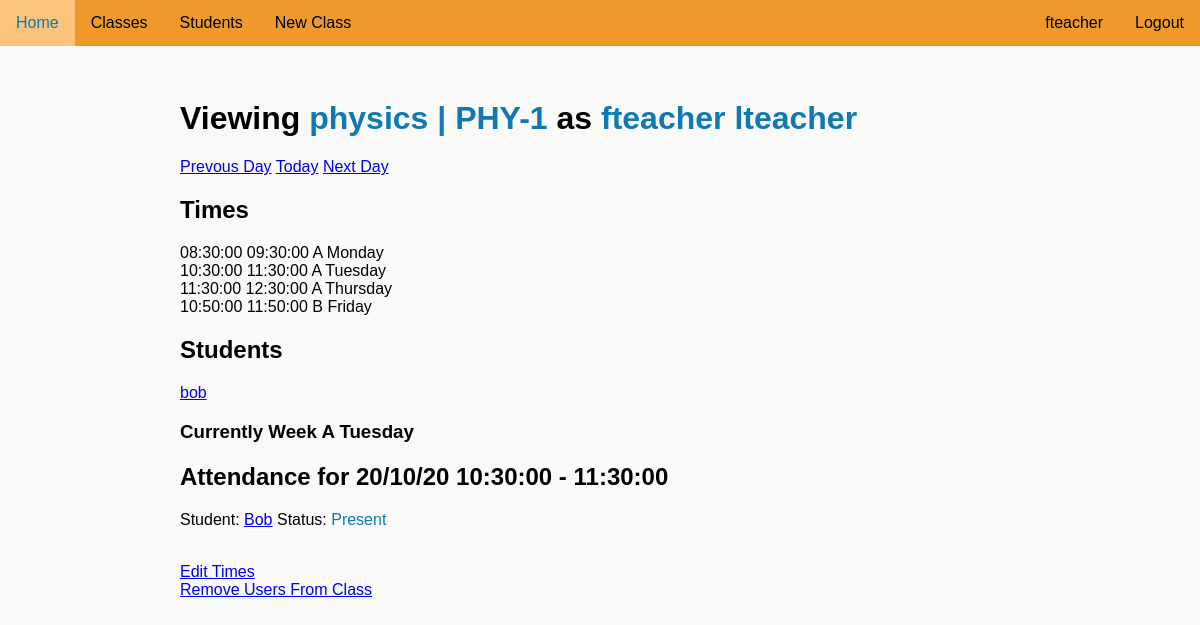
The app's page /account/teach/classes/PHY-1/294 (signed in), older data.
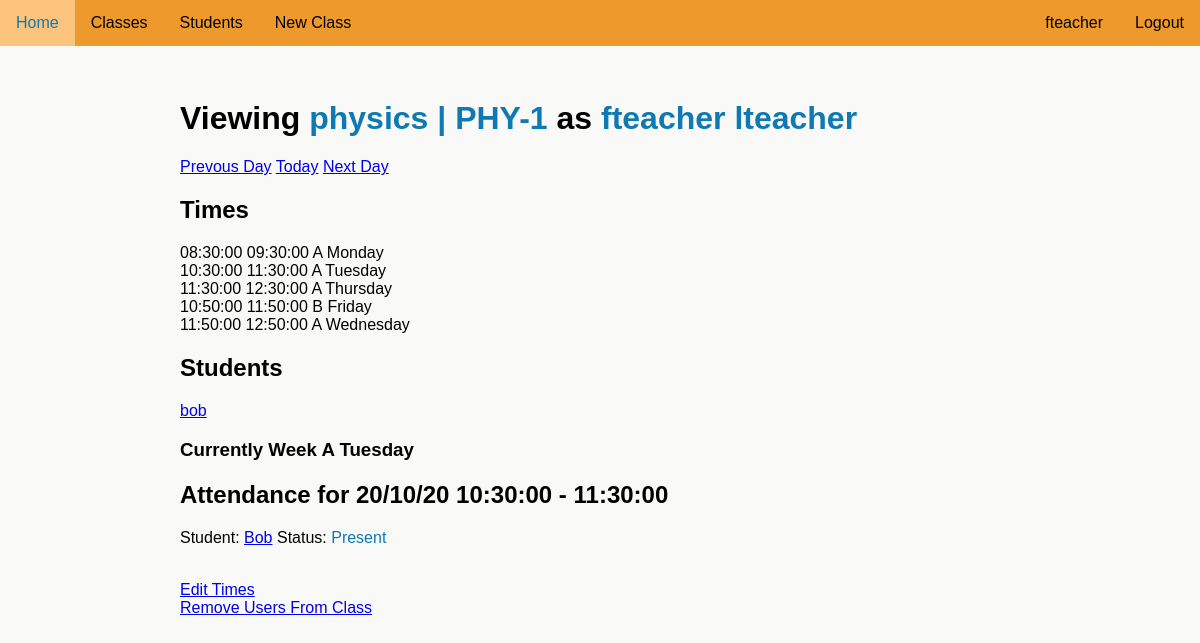
The same page, newer data.
### attendanceproject/models.py (models this page shows)
class SubjectTimes(db.Model):
    __tablename__ = "subject_time"
    id = db.Column(db.Integer, unique=True, nullable=False, primary_key=True)
    subject_id = db.Column(db.Integer, db.ForeignKey('subject_code.id'))
    stime_id = db.Column(db.Integer, db.ForeignKey('times.id'), nullable=False)
    sweek = db.Column(db.Boolean, nullable=False)
    sday = db.Column(db.Integer, nullable=False)
    time = db.relationship('Times', back_populates='subjects')
    subject = db.relationship('SubjectCode', back_populates='times')

class Times(db.Model):
    __tablename__ = "times"
    id = db.Column(db.Integer, unique=True, nullable=False, primary_key=True)
    start_time = db.Column(db.Time, unique=True, nullable=False)
    end_time = db.Column(db.Time, unique=True, nullable=False)
    subjects = db.relationship("SubjectTimes", back_populates='time')

class UserSubject(db.Model):
    __tablename__ = "user_subject"
    id = db.Column(db.Integer, unique=True, nullable=False, primary_key=True)
    user_id = db.Column(db.Integer, db.ForeignKey('user.id')) # Foreign Key
    user_type = db.Column(db.Text(10), nullable=False) # Teacher or student relationship to class
    subject_id = db.Column(db.Integer, db.ForeignKey('subject_code.id')) # Foreign Key
    user = db.relationship('User', back_populates='subjects')
    subject = db.relationship('SubjectCode', back_populates='users')

class User(UserMixin, db.Model):
    __tablename__ = "user"
    id = db.Column(db.Integer, unique=True, nullable=False, primary_key=True)
    fname = db.Column(db.Text(20), nullable=False)
    lname = db.Column(db.Text(20), nullable=False)
    user_code = db.Column(db.Text(8), nullable=False, unique=True)
    email = db.Column(db.Text(50), nullable=False, unique=True)
    password = db.Column(db.Text(90), nullable=False)
    auth = db.Column(db.Text(10), nullable=True)
    tags = db.relationship('Tag', backref='user_tag')
    subjects = db.relationship('UserSubject', back_populates='user')
    attnd_times = db.relationship('AttendanceTime', backref='subject_attnd_times')

class AttendanceTime(db.Model):
    __tablename__ = "attnd_time"
    id = db.Column(db.Integer, unique=True, nullable=False, primary_key=True)
    time = db.Column(db.DateTime, nullable=True)
    user = db.Column(db.Integer, db.ForeignKey('user.id'), nullable=False)
    attnd_status = db.Column(db.Text(10), nullable=False)
    subject = db.Column(db.Integer, db.ForeignKey('subject_code.id'), nullable=False)

### attendanceproject/routes.py (the view, shortened to what this page needs)
@app.route('/account/<user_code>/classes/<class_code>/<int:day>', methods=["GET", "POST"])
@login_required
def class_code(class_code, user_code, day):
    if day > 365:
        flash('Day number out of range')
        abort(404)
    subject = SubjectCode.query.filter_by(code=class_code).first()
    prev_next = {'next_day':url_for('class_code', class_code=class_code, user_code=user_code, day=day+1),
                 'prev_day':url_for('class_code', class_code=class_code, user_code=user_code, day=day-1),
                 'today':url_for('class_code', class_code=class_code, user_code=user_code, day=datetime.date.today().timetuple().tm_yday)}
    if not subject:
        flash('Class could not be found')
        return redirect(url_for('classes', user_code=current_user.user_code))
    user = User.query.filter_by(user_code=user_code).first()
    if user:
        total_days = day_num() - day
        current_date = datetime.date.today() - datetime.timedelta(days=total_days)
        if (current_user.auth in ['teacher', 'admin'] and class_code in
            [x.subject.code for x in current_user.subjects]) and user == current_user:
            check = check_class_date(subject_date=current_date, subject=subject)
            student_times = [] # Variable for the times of the students in the class
            students_in_class = 0 # Variable used to check if there are students in the class
            if 'student' in [user.user_type for user in subject.users]:
                students_in_class = 1
                for user in subject.users:
                    added_time = False
                    if user.user_type == 'student':
                        if user.user.attnd_times:
                            for t in user.user.attnd_times:
                                if t.time.date() == current_date and t.subject == subject.id:
                                    student_times.append((user.user, t.attnd_status))
                                    added_time = True
                                    break
                            if not added_time:
                                student_times.append((user.user, "N/A"))
                        else:
                            student_times.append((user.user, "N/A"))
            if check:
                return render_template("teacherclass.html", day_num=day_num(), subject=subject, user=current_user,
                                        days=CONSTANT_DAYS, students_in_class=students_in_class,
                                        current_date=current_date.strftime('%d/%m/%y'), student_times=student_times,
                                        time=check, week=current_week(current_date),
                                        day=CONSTANT_DAYS[current_date.isoweekday()-1], prev_next=prev_next,
                                        viewing_day=day)
        else:
            flash('You do not have access to this page')
            return redirect(url_for('classes', user_code=current_user.user_code))
    return render_template("teacherclass.html", subject=subject)

### attendanceproject/models.py (called while the page is built)
@login_manager.user_loader
def load_user(user_id):
    return User.query.get(int(user_id))

### attendanceproject/routes.py (called while the page is built)
def day_num():
    return datetime.date.today().timetuple().tm_yday

def first_monday():
    for i in range(0, 366):
        start_date = datetime.date(year=datetime.datetime.today().year, month=1, day=1)
        end_date = start_date + datetime.timedelta(days=i)
        if end_date.timetuple().tm_wday == 0:
            return i

def check_class_date(subject_date, subject):
    AB = 1
    for i in range(1 + first_monday(), 366):
        date = datetime.timedelta(days=i)
        start_date = datetime.date(2019, 12, 31)
        end_date = start_date + date
        for y in subject.times:
            if end_date.isoweekday()-1 == y.sday and AB == y.sweek and end_date == subject_date:
                print(end_date.isoweekday(), y.sday)
                return {'subject':y, 'day':y.sday, 'week':y.sweek}
        AB = not AB if end_date.isoweekday() == 5 else AB
    return False

def current_week(viewing_date=datetime.date.today()):
    return 'B' if (ceil((viewing_date.timetuple().tm_yday - first_monday())/7))%2 else 'A'

### attendanceproject/templates/teacherclass.html (shortened to what this page needs)
{% extends "layout.html" %}
{% block content %}
    <h1>Viewing <div class='name'>{{ subject.name }} | {{ subject.code }}</div> as <div class='name'>{{ user.fname }} {{ user.lname }}</div></h1>
    <a href="{{ prev_next['prev_day'] }}">Prevous Day</a> <a href="{{ prev_next['today'] }}">Today</a> <a href="{{ prev_next['next_day'] }}">Next Day</a>
    <h2>Times</h2>
    {% if subject.times %}
        <ul>
            {% for time in subject.times %}
                <li>{{ time.time.start_time }} {{ time.time.end_time }} {% if not time.sweek %} A {% else %} B {% endif %} {{ days[time.sday] }}</li>
            {% endfor %}
        </ul>
    {% endif %}
    <h2>Students</h2>
    {% if students_in_class %}
        <ul>
        {% for user in subject.users %}
            {% if user.user_type == 'student'%}
                <a href="{{ url_for('class_code', user_code=user.user.user_code, class_code=subject.code, day=viewing_day) }}"><li>{{ user.user.fname }}</li></a>
            {% endif %}
        {% endfor %}
        </ul>
    {% else %}
        <p>No students in this class</p>
    {% endif %}
    <h3>Currently Week {{ week }} {{ day }}</h3>
    {% if current_date and student_times%}
    <h2>Attendance for {{ current_date }} {{ time['subject'].time.start_time }} - {{ time['subject'].time.end_time }}</h2>
    <ul>
        {% if student_times %}
            {% for i in student_times %}
                <li>Student: <div class='capatalize'><a href="{{ url_for('class_code', user_code=i[0].user_code, class_code=subject.code, day=viewing_day) }}">{{ i[0].fname }}</a></div> Status: <div class='capatalize'>{{ i[1] }}</div></li>
            {% endfor %}
        {% endif %}
    </ul>
    {% else %}
        <p>There is no class today</p>
    {% endif %}
    <a href="{{ url_for('settimes', class_code=subject.code) }}">Edit Times</a></br>
    <a href="{{ url_for('kick_users', class_code=subject.code) }}">Remove Users From Class</a>
{% endblock %}

Row changes from the older to the newer data that the page shows:
added SubjectTimes: time.start_time "11:50:00", time.end_time "12:50:00", sweek "A", sday "Wednesday"
